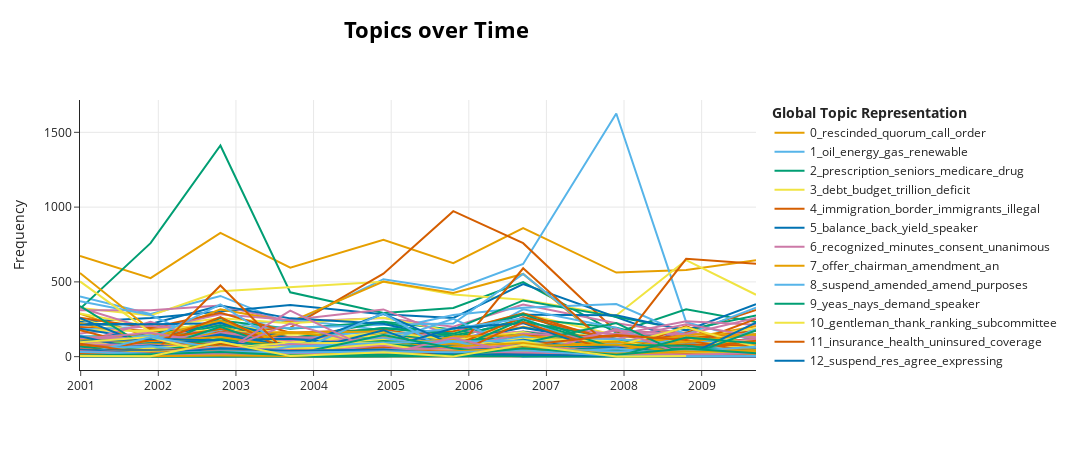

Notebook code for this chart:
### Code cell
bert_model.visualize_topics_over_time(topics_over_time, top_n_topics=200)
